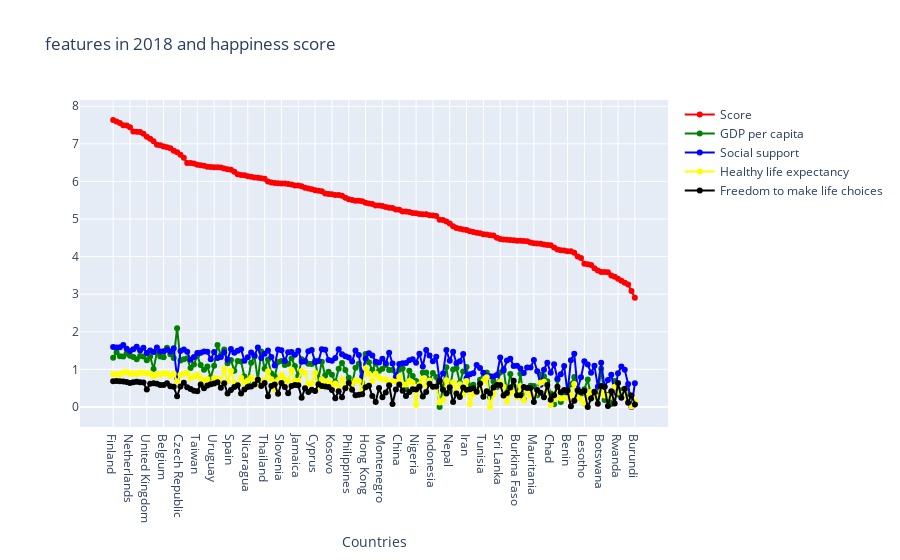

Notebook code cell kept with this figure:
### Code cell
line_chart_feature(year_2018, ['Score', 'GDP per capita','Social support','Healthy life expectancy', 'Freedom to make life choices'], '2018')

### Figure 1 — Plotly figure (JSON) as saved in the notebook; plotly's stock layout.template omitted (floating-point values rounded to 4 significant figures; data arrays with more than 128 entries replaced by an {"elided": "..."} marker saying what was removed)
{"data": [{"marker": {"color": "red"}, "mode": "lines+markers", "name": "Score", "text": {"elided": "156 str values"}, "type": "scatter", "x": {"elided": "156 str values"}, "y": {"elided": "156 float values"}}, {"marker": {"color": "green"}, "mode": "lines+markers", "name": "GDP per capita", "text": {"elided": "156 str values"}, "type": "scatter", "x": {"elided": "156 str values"}, "y": {"elided": "156 float values"}}, {"marker": {"color": "blue"}, "mode": "lines+markers", "name": "Social support", "text": {"elided": "156 str values"}, "type": "scatter", "x": {"elided": "156 str values"}, "y": {"elided": "156 float values"}}, {"marker": {"color": "yellow"}, "mode": "lines+markers", "name": "Healthy life expectancy", "text": {"elided": "156 str values"}, "type": "scatter", "x": {"elided": "156 str values"}, "y": {"elided": "156 float values"}}, {"marker": {"color": "black"}, "mode": "lines+markers", "name": "Freedom to make life choices", "text": {"elided": "156 str values"}, "type": "scatter", "x": {"elided": "156 str values"}, "y": {"elided": "156 float values"}}], "layout": {"hovermode": "x unified", "title": {"text": "features in 2018 and happiness score"}, "xaxis": {"ticklen": 5, "title": {"text": "Countries"}, "zeroline": false, "type": "category", "range": [-9.676, 164.7], "autorange": true}, "yaxis": {"type": "linear", "range": [-0.6554, 8.287], "autorange": true}, "autosize": true}}
